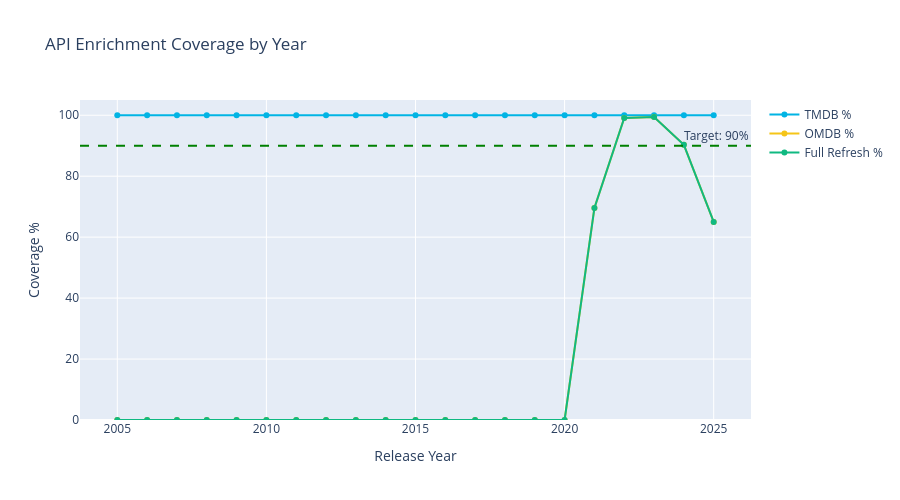

Write notebook code for a chart like this one.
### Markdown cell above
## 4. API Enrichment Coverage by Year

Analyze enrichment patterns across release years to identify gaps.

### Code cell
# Get enrichment coverage by year (last 20 years)
query = """
SELECT
    EXTRACT(YEAR FROM release_date) as release_year,
    COUNT(*) as total_movies,
    COUNT(CASE WHEN last_tmdb_update IS NOT NULL THEN 1 END) as tmdb_enriched,
    COUNT(CASE WHEN last_omdb_update IS NOT NULL THEN 1 END) as omdb_enriched,
    COUNT(CASE WHEN last_full_refresh IS NOT NULL THEN 1 END) as fully_refreshed,
    ROUND(100.0 * COUNT(CASE WHEN last_tmdb_update IS NOT NULL THEN 1 END) / COUNT(*), 1) as tmdb_pct,
    ROUND(100.0 * COUNT(CASE WHEN last_omdb_update IS NOT NULL THEN 1 END) / COUNT(*), 1) as omdb_pct,
    ROUND(100.0 * COUNT(CASE WHEN last_full_refresh IS NOT NULL THEN 1 END) / COUNT(*), 1) as full_pct
FROM movies
WHERE EXTRACT(YEAR FROM release_date) >= EXTRACT(YEAR FROM CURRENT_DATE) - 20
GROUP BY release_year
ORDER BY release_year DESC
"""

coverage_by_year = execute_custom_query(query)

print("\n📅 API Enrichment Coverage (Last 20 Years):\n")
print(coverage_by_year.to_string(index=False))

# Identify years with low coverage
low_omdb = coverage_by_year[coverage_by_year['omdb_pct'] < 50]
if not low_omdb.empty:
    print(f"\n⚠️  Years with <50% OMDB coverage:")
    for _, row in low_omdb.iterrows():
        print(f"   {int(row['release_year'])}: {row['omdb_pct']:.1f}% ({row['omdb_enriched']}/{row['total_movies']})")

# Visualize coverage trends
if len(coverage_by_year) > 0:
    fig = go.Figure()

    fig.add_trace(go.Scatter(
        x=coverage_by_year['release_year'],
        y=coverage_by_year['tmdb_pct'],
        name='TMDB %',
        mode='lines+markers',
        line=dict(color='#01b4e4', width=2)
    ))

    fig.add_trace(go.Scatter(
        x=coverage_by_year['release_year'],
        y=coverage_by_year['omdb_pct'],
        name='OMDB %',
        mode='lines+markers',
        line=dict(color='#f5c518', width=2)
    ))

    fig.add_trace(go.Scatter(
        x=coverage_by_year['release_year'],
        y=coverage_by_year['full_pct'],
        name='Full Refresh %',
        mode='lines+markers',
        line=dict(color='#10b981', width=2)
    ))

    fig.add_hline(y=90, line_dash="dash", line_color="green", annotation_text="Target: 90%")

    fig.update_layout(
        title='API Enrichment Coverage by Year',
        xaxis_title='Release Year',
        yaxis_title='Coverage %',
        hovermode='x unified',
        height=500,
        yaxis_range=[0, 105]
    )

    fig.show()

### Figure 1 — Plotly figure (JSON) as saved in the notebook; plotly's stock layout.template omitted (floating-point values rounded to 4 significant figures)
{"data": [{"line": {"color": "#01b4e4", "width": 2}, "mode": "lines+markers", "name": "TMDB %", "type": "scatter", "x": [2025, 2024, 2023, 2022, 2021, 2020, 2019, 2018, 2017, 2016, 2015, 2014, 2013, 2012, 2011, 2010, 2009, 2008, 2007, 2006, 2005], "y": [100.0, 100.0, 100.0, 100.0, 100.0, 100.0, 100.0, 100.0, 100.0, 100.0, 100.0, 100.0, 100.0, 100.0, 100.0, 100.0, 100.0, 100.0, 100.0, 100.0, 100.0]}, {"line": {"color": "#f5c518", "width": 2}, "mode": "lines+markers", "name": "OMDB %", "type": "scatter", "x": [2025, 2024, 2023, 2022, 2021, 2020, 2019, 2018, 2017, 2016, 2015, 2014, 2013, 2012, 2011, 2010, 2009, 2008, 2007, 2006, 2005], "y": [65.0, 90.3, 99.4, 99.1, 69.6, 0.0, 0.0, 0.0, 0.0, 0.0, 0.0, 0.0, 0.0, 0.0, 0.0, 0.0, 0.0, 0.0, 0.0, 0.0, 0.0]}, {"line": {"color": "#10b981", "width": 2}, "mode": "lines+markers", "name": "Full Refresh %", "type": "scatter", "x": [2025, 2024, 2023, 2022, 2021, 2020, 2019, 2018, 2017, 2016, 2015, 2014, 2013, 2012, 2011, 2010, 2009, 2008, 2007, 2006, 2005], "y": [65.0, 90.3, 99.4, 99.1, 69.6, 0.0, 0.0, 0.0, 0.0, 0.0, 0.0, 0.0, 0.0, 0.0, 0.0, 0.0, 0.0, 0.0, 0.0, 0.0, 0.0]}], "layout": {"annotations": [{"showarrow": false, "text": "Target: 90%", "x": 1, "xanchor": "right", "xref": "x domain", "y": 90, "yanchor": "bottom", "yref": "y"}], "height": 500, "hovermode": "x unified", "shapes": [{"line": {"color": "green", "dash": "dash"}, "type": "line", "x0": 0, "x1": 1, "xref": "x domain", "y0": 90, "y1": 90, "yref": "y"}], "title": {"text": "API Enrichment Coverage by Year"}, "xaxis": {"title": {"text": "Release Year"}}, "yaxis": {"range": [0, 105], "title": {"text": "Coverage %"}}}}
